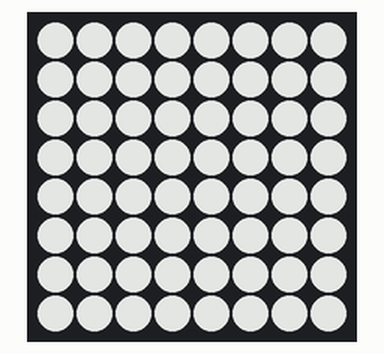
Recording of a program running on a simulated Raspberry Pi (BCM pin numbers) with a Sense HAT. On the bench: the Sense HAT's 8×8 RGB LED matrix. Dim RGB values are drawn brighter than linear.

Above: at 0.1 s.
At 24.9 s:
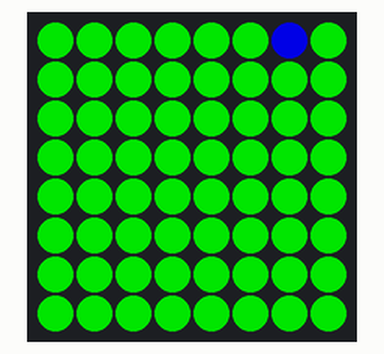

The program:

inout.py
```python
from sense_hat import SenseHat
import time
import os

sense = SenseHat()

r = [255,0,0]
g = [0,255,0]
b = [0,0,255]
w = [255,255,255]
head = '192.168.1.'
me = 7

def amiinorout(i):
	hostname = head + str(i)
	response = os.system("sudo ping -c 1 -w 1 " + hostname)
	if response <= 0:
		stat = g
#	elif response == 1:
#		stat = b
	else:
		stat = r
	return stat

def fillpixels(k):
	state = []
	for i in range(8):
		for j in range(8):
			if (k):
				state.append(w)
			else:
				address = 1 + j + 8*i
				if address == me:
					state.append(b)
				else:
					amiin = amiinorout(address)
					state.append(amiin)
	return state

def updateSense(state):
	sense.set_pixels(state)

if __name__ == "__main__":
	sense.clear()
	sense.low_light = True
	state = fillpixels(True)
	updateSense(state)
	while(True):
		time.sleep(5)
		state = fillpixels(False)
		updateSense(state)
```
